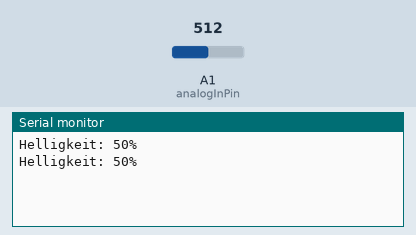
This sketch was run on a simulated Arduino Zero (SAMD21). On the bench: the last lines printed to the serial monitor. The inputs (shaded band) are chosen by the test bench; at power-on: A1 (analogInPin) = 512 (analog values on the 0–1023 scale).

Above: at 1.8 s.
1.9 s: A1 (analogInPin) set to 716
At 2.8 s:
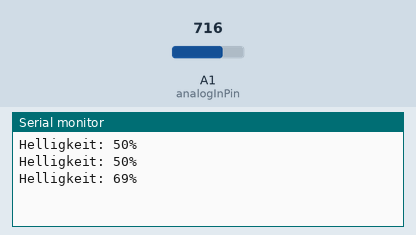
3.4 s: A1 (analogInPin) set to 900
At 4.7 s:
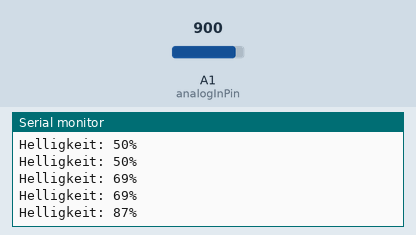
Timing chart, 0 to 6.4 s (numbered marks = the images above; inputs shaded):
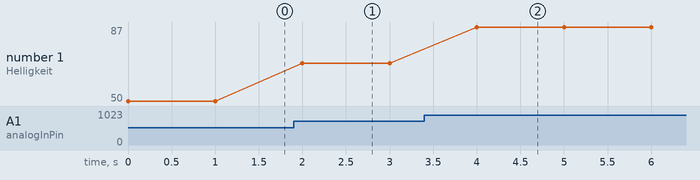

The sketch:

temt6000new.ino
```cpp
// These constants won't change.  They're used to give names
// to the pins used:
const int analogInPin = A1;  // Analog input pin that the potentiometer is attached to
const int analogOutPin = 9; // Analog output pin that the LED is attached to

int sensorValue = 0;        // value read from the pot
int outputValue = 0;        // value output to the PWM (analog out)

void setup() {
  // initialize serial communications at 9600 bps:
  Serial.begin(9600);

  analogReadResolution(12);
}

void loop() {
  // read the analog in value:
  sensorValue = analogRead(analogInPin);


  float voltage = (3.3/4096*sensorValue);
  float strom = (voltage/10020);
  float lichtstrom = (strom*2*1000000);
  lichtstrom = lichtstrom / 6.5852;         //In Prozent 658,52 (Maximalwert) / 100
  uint8_t lichtstrom_int = (uint8_t) lichtstrom;

  Serial.print("Helligkeit: ");
  Serial.print(lichtstrom_int);
  Serial.print("%");
  Serial.print("\n");

  delay(1000);
}
```

bitwise.cpp
```cpp
#include <iostream>
#include <inttypes.h>
#include <stdint.h>

using namespace std;

int main() {
  uint16_t number16 = 54233; 			//1101001111011001
  uint8_t highbyte = (number16 & 0xFF00) >> 8;  //11010011
  uint8_t lowbyte = (number16 & 0x00FF);	//11011001

  cout << "Originalzahl: " << number16 << "\nAuseinandergenommen: \n \t highbyte: " <<(int) highbyte << "\n \t lowbyte: " <<(int) lowbyte << "\n";

  //Setzen wir den Wert wieder zusammen :P

  uint16_t number16New;
  number16New = (highbyte <<8) | lowbyte;

  cout << "Wieder zusammen gesetzt: " << number16New << "\n";
}
```

Measured:
- after the input at 1.9 s, the serial monitor: prints a new line after 0.10 s (image 1)
- after the input at 3.4 s, the serial monitor: prints a new line after 0.60 s (image 2)
- plotted number 1: 50 → 69 after the input at 1.9 s, 69 → 87 after the input at 3.4 s
